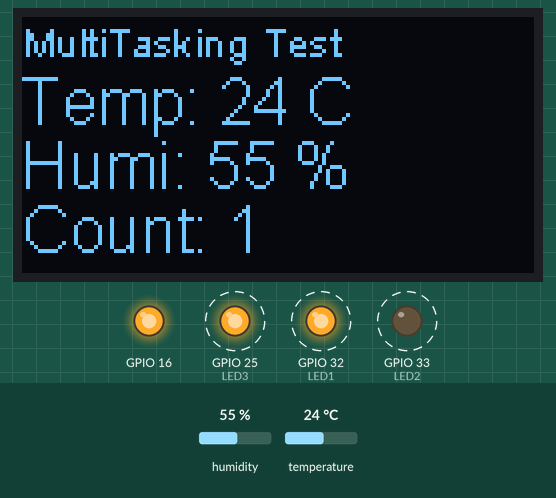
A sketch run on a simulated ESP32. Shown: 128×64 one-colour display, output pins drawn as LEDs (lit = HIGH). Dashed ring = blinking. Inputs (shaded band) come from the test bench; at power-on: humidity 55 %, temperature 24 °C. What the sketch prints to the serial monitor is not drawn.

Above: at 2.72 s.
2.9 s: humidity set to 22 %
5.6 s: temperature set to 12 °C
At 8.45 s:
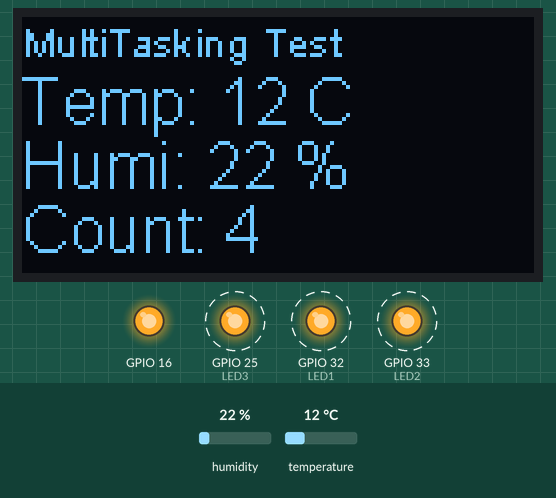
9.6 s: humidity set to 40 %
At 12.41 s:
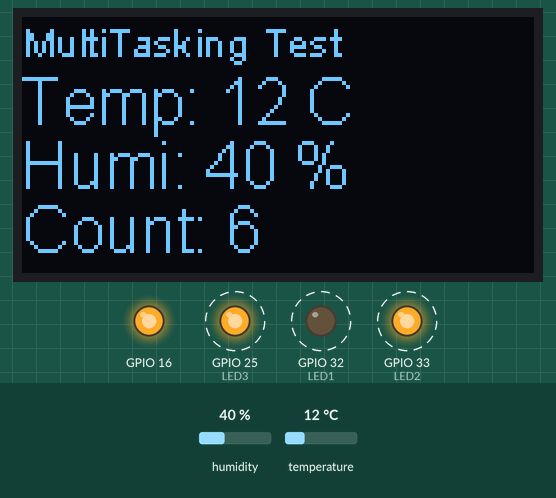
13.7 s: temperature set to 19 °C
At 17.18 s:
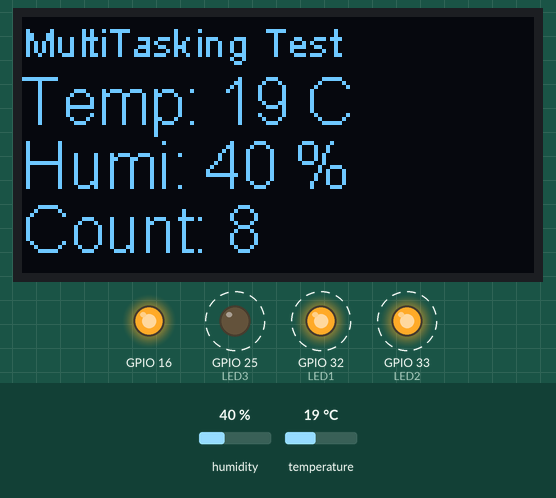
Timing chart, 0 to 18.8 s (numbered marks = the images above; inputs shaded):
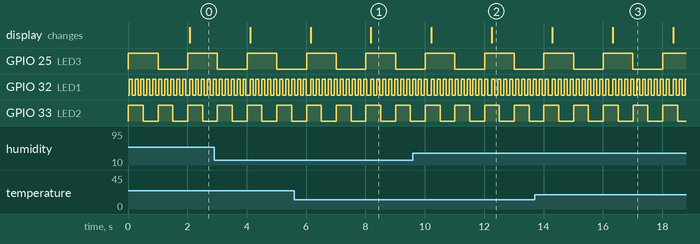

Measured:
- by itself, GPIO 25 (LED3): alternates HIGH for 1.0 s and LOW for 1.0 s
- by itself, GPIO 32 (LED1): alternates HIGH for 0.10 s and LOW for 0.10 s
- by itself, GPIO 33 (LED2): alternates HIGH for 0.50 s and LOW for 0.50 s

The sketch:

EX4_MultiTasking_FreeRTOS_DHT22_OLED.ino
```cpp
/*
 * EX4_MultiTasking_FreeRTOS_DHT22_OLED
 * การแบ่ง task ทำงาน โดยควบคุมหลอดไฟ LED กระพริบคนละจังหวะ
 * อ่านค่าอุณหภูมิและความชื้นจากเซนเซอร์ DHT22 มาแสดงผลในคอนโซล
 * และแสดงค่าในจอ OLED
 */

///-------------------ตั้งค่าที่นี่------------------///

#define LED1 32
#define LED2 33
#define LED3 25 //build-in LED on board
#define DHTTYPE dht22
#define DHTPIN 21

///------------------------------------------///

#include <Wire.h>
#include "SSD1306.h"
SSD1306  display(0x3c, 4, 15);

#include <SimpleDHT.h>          //โหลดไลบารี่ DHT22
SimpleDHT22 DHTTYPE;              //ระบุรุ่นเซ็นเซอร์รุ่น DHT2
byte temperature = 0;           //กำหนดตัวแปรเก็บค่าอุณหภูมิ
byte humidity = 0;              //กำหนดตัวแปรเก็บค่าความชื้นสัมสัทธ์

///------------------------------------------///
void Task1(void *p){
  pinMode(LED1, OUTPUT);
  while(1) {
    digitalWrite(LED1, !digitalRead(LED1));
    vTaskDelay(100 / portTICK_PERIOD_MS); }
}

///------------------------------------------///
void Task2(void *p){
  pinMode(LED2, OUTPUT);
  while(1) {
    digitalWrite(LED2, !digitalRead(LED2));
    vTaskDelay(500 / portTICK_PERIOD_MS); }
}

///------------------------------------------///
void Task3(void *p){
  pinMode(LED3, OUTPUT);
  while(1) {
    digitalWrite(LED3, !digitalRead(LED3));
    vTaskDelay(1000 / portTICK_PERIOD_MS); }
}

///------------------------------------------///
int count = 1;
void Task4(void *p){
  while(1) {
  dht22.read(DHTPIN, &temperature, &humidity, NULL);
  vTaskDelay(2000 / portTICK_PERIOD_MS);
  Serial.print(temperature);                      //แสดงค่าอุณหภูมิที่ได้ลงบนคอนโซล
  Serial.print("C : ");
  Serial.print(humidity);                         //แสดงค่าความชื้นสัมพัทธ์ที่ได้ลงบนคอนโซล
  Serial.println("%");

  display.clear();
  display.setTextAlignment(TEXT_ALIGN_LEFT);
  display.setFont(ArialMT_Plain_10);
  display.drawString(0, 0, "MultiTasking Test");
  display.setFont(ArialMT_Plain_16);
  display.drawString(0, 12, "Temp: " + String(temperature) + " C");
  display.drawString(0, 28, "Humi: " + String(humidity) + " %");
  display.drawString(0, 44, "Count: " + String(count));
  display.display();
  count++; }
}

void setup() {
  Serial.begin(115200);
  pinMode(16,OUTPUT);
  digitalWrite(16, HIGH); // while OLED is running, must set GPIO16 in high
  display.init(); // Initialising the UI will init the display too.

  xTaskCreate(&Task1, "Task1", 1024, NULL, 10, NULL);
  xTaskCreate(&Task2, "Task2", 1024, NULL, 10, NULL);
  xTaskCreate(&Task3, "Task3", 1024, NULL, 10, NULL);
  xTaskCreatePinnedToCore(&Task4,"Task4",10000,NULL,10,NULL,1);
}

void loop() {
}
```
